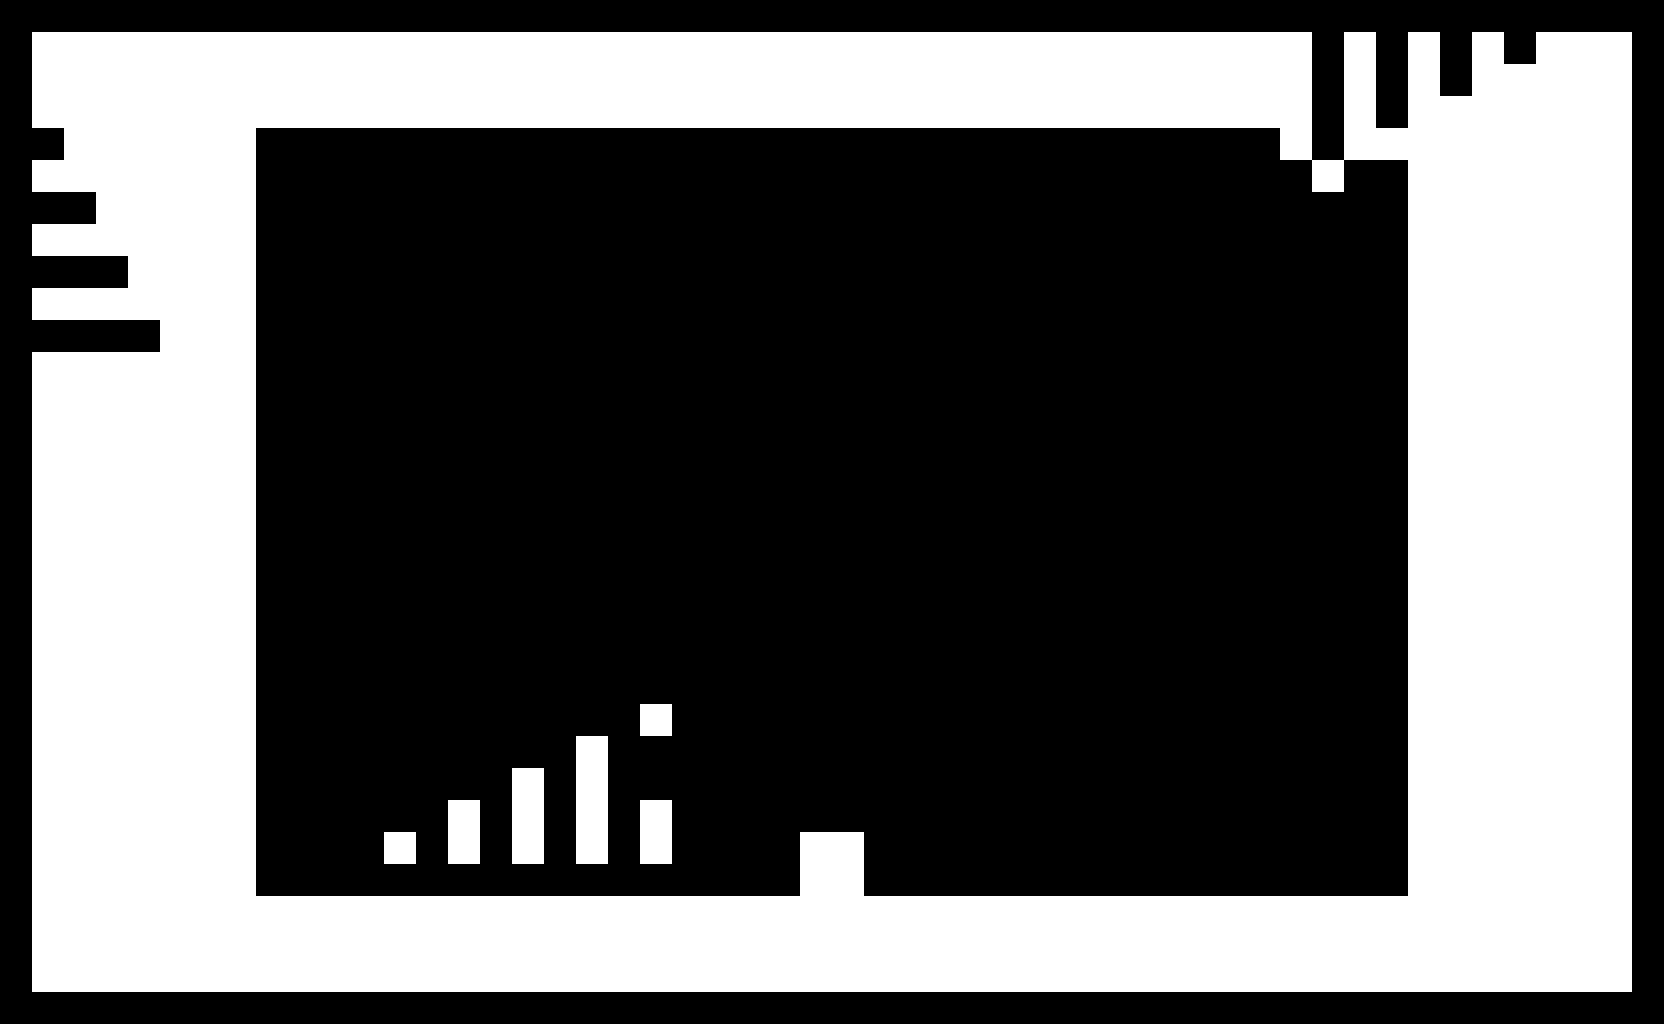

This game map was drawn from its Tiled (.tmx) file and the tilesets committed beside it. A one-line description and the full map source follow:
An orthogonal 52x32 tile map with 32x32 px tiles, 1 tile layer (Solid) and 8 objects (7x robot, hero).

<map version="1.8" tiledversion="1.8.5" orientation="orthogonal" renderorder="right-down" width="52" height="32" tilewidth="32" tileheight="32" infinite="0" nextlayerid="3" nextobjectid="13">
 <tileset firstgid="1" name="generic_platformer_tiles" tilewidth="32" tileheight="32" tilecount="24" columns="6">
  <image source="tiles.png" trans="ff00ff" width="192" height="128" />
 </tileset>
 <layer id="1" name="Solid" width="52" height="32">
  <properties>
   <property name="collidable" type="bool" value="true" />
  </properties>
  <data encoding="csv">
0,0,0,0,0,0,0,0,0,0,0,0,0,0,0,0,0,0,0,0,0,0,0,0,0,0,0,0,0,0,0,0,0,0,0,0,0,0,0,0,0,0,0,0,0,0,0,0,0,0,0,0,
0,7,7,7,7,7,7,7,7,7,7,7,7,7,7,7,7,7,7,7,7,7,7,7,7,7,7,7,7,7,7,7,7,7,7,7,7,7,7,7,7,0,7,0,7,0,7,0,7,7,7,0,
0,7,7,7,7,7,7,7,7,7,7,7,7,7,7,7,7,7,7,7,7,7,7,7,7,7,7,7,7,7,7,7,7,7,7,7,7,7,7,7,7,0,7,0,7,0,7,2,2,2,2,0,
0,7,7,7,7,7,7,7,7,7,7,7,7,7,7,7,7,7,7,7,7,7,7,7,7,7,7,7,7,7,7,7,7,7,7,7,7,7,7,7,7,0,7,0,7,7,7,7,7,7,7,0,
0,0,7,7,7,7,7,7,0,0,0,0,0,0,0,0,0,0,0,0,0,0,0,0,0,0,0,0,0,0,0,0,0,0,0,0,0,0,0,0,7,0,7,7,7,7,7,7,2,2,2,0,
0,7,7,7,7,7,7,7,0,0,0,0,0,0,0,0,0,0,0,0,0,0,0,0,0,0,0,0,0,0,0,0,0,0,0,0,0,0,0,0,0,7,0,0,7,7,7,7,7,7,7,0,
0,0,0,7,7,7,7,7,0,0,0,0,0,0,0,0,0,0,0,0,0,0,0,0,0,0,0,0,0,0,0,0,0,0,0,0,0,0,0,0,0,0,0,0,7,7,7,7,7,2,2,0,
0,7,7,7,7,7,7,7,0,0,0,0,0,0,0,0,0,0,0,0,0,0,0,0,0,0,0,0,0,0,0,0,0,0,0,0,0,0,0,0,0,0,0,0,7,7,7,7,7,7,7,0,
0,0,0,0,7,7,7,7,0,0,0,0,0,0,0,0,0,0,0,0,0,0,0,0,0,0,0,0,0,0,0,0,0,0,0,0,0,0,0,0,0,0,0,0,7,7,7,7,7,7,2,0,
0,7,7,7,7,7,7,7,0,0,0,0,0,0,0,0,0,0,0,0,0,0,0,0,0,0,0,0,0,0,0,0,0,0,0,0,0,0,0,0,0,0,0,0,7,7,7,7,7,7,7,0,
0,0,0,0,0,7,7,7,0,0,0,0,0,0,0,0,0,0,0,0,0,0,0,0,0,0,0,0,0,0,0,0,0,0,0,0,0,0,0,0,0,0,0,0,7,7,7,7,7,7,7,0,
0,7,7,7,7,7,7,7,0,0,0,0,0,0,0,0,0,0,0,0,0,0,0,0,0,0,0,0,0,0,0,0,0,0,0,0,0,0,0,0,0,0,0,0,7,7,7,7,7,7,7,0,
0,7,7,7,7,7,7,7,0,0,0,0,0,0,0,0,0,0,0,0,0,0,0,0,0,0,0,0,0,0,0,0,0,0,0,0,0,0,0,0,0,0,0,0,7,7,7,7,7,7,7,0,
0,7,7,7,7,7,7,7,0,0,0,0,0,0,0,0,0,0,0,0,0,0,0,0,0,0,0,0,0,0,0,0,0,0,0,0,0,0,0,0,0,0,0,0,7,7,7,7,7,7,7,0,
0,7,7,7,7,7,7,7,0,0,0,0,0,0,0,0,0,0,0,0,0,0,0,0,0,0,0,0,0,0,0,0,0,0,0,0,0,0,0,0,0,0,0,0,7,7,7,7,7,7,7,0,
0,7,7,7,7,7,7,7,0,0,0,0,0,0,0,0,0,0,0,0,0,0,0,0,0,0,0,0,0,0,0,0,0,0,0,0,0,0,0,0,0,0,0,0,7,7,7,7,7,7,7,0,
0,7,7,7,7,7,7,7,0,0,0,0,0,0,0,0,0,0,0,0,0,0,0,0,0,0,0,0,0,0,0,0,0,0,0,0,0,0,0,0,0,0,0,0,7,7,7,7,7,7,7,0,
0,7,7,7,7,7,7,7,0,0,0,0,0,0,0,0,0,0,0,0,0,0,0,0,0,0,0,0,0,0,0,0,0,0,0,0,0,0,0,0,0,0,0,0,7,7,7,7,7,7,7,0,
0,7,7,7,7,7,7,7,0,0,0,0,0,0,0,0,0,0,0,0,0,0,0,0,0,0,0,0,0,0,0,0,0,0,0,0,0,0,0,0,0,0,0,0,7,7,7,7,7,7,7,0,
0,7,7,7,7,7,7,7,0,0,0,0,0,0,0,0,0,0,0,0,0,0,0,0,0,0,0,0,0,0,0,0,0,0,0,0,0,0,0,0,0,0,0,0,7,7,7,7,7,7,7,0,
0,7,7,7,7,7,7,7,0,0,0,0,0,0,0,0,0,0,0,0,0,0,0,0,0,0,0,0,0,0,0,0,0,0,0,0,0,0,0,0,0,0,0,0,7,7,7,7,7,7,7,0,
0,7,7,7,7,7,7,7,0,0,0,0,0,0,0,0,0,0,0,0,0,0,0,0,0,0,0,0,0,0,0,0,0,0,0,0,0,0,0,0,0,0,0,0,7,7,7,7,7,7,7,0,
0,7,7,7,7,7,7,7,0,0,0,0,0,0,0,0,0,0,0,0,7,0,0,0,0,0,0,0,0,0,0,0,0,0,0,0,0,0,0,0,0,0,0,0,7,7,7,7,7,7,7,0,
0,7,7,7,7,7,7,7,0,0,0,0,0,0,0,0,0,0,7,0,0,0,0,0,0,0,0,0,0,0,0,0,0,0,0,0,0,0,0,0,0,0,0,0,7,7,7,7,7,7,7,0,
0,7,7,7,7,7,7,7,0,0,0,0,0,0,0,0,7,0,7,0,0,0,0,0,0,0,0,0,0,0,0,0,0,0,0,0,0,0,0,0,0,0,0,0,7,7,7,7,7,7,7,0,
0,7,7,7,7,7,7,7,0,0,0,0,0,0,7,0,7,0,7,0,7,0,0,0,0,0,0,0,0,0,0,0,0,0,0,0,0,0,0,0,0,0,0,0,7,7,7,7,7,7,7,0,
0,7,7,7,7,7,7,7,0,0,0,0,7,0,7,0,7,0,7,0,7,0,0,0,0,7,7,0,0,0,0,0,0,0,0,0,0,0,0,0,0,0,0,0,7,7,7,7,7,7,7,0,
0,7,7,7,7,7,7,7,0,0,0,0,0,0,0,0,0,0,0,0,0,0,0,0,0,7,7,0,0,0,0,0,0,0,0,0,0,0,0,0,0,0,0,0,7,7,7,7,7,2,7,0,
0,7,7,7,7,7,7,7,7,7,7,7,7,7,7,7,7,7,7,7,7,7,7,7,7,7,7,7,7,7,7,7,7,7,7,7,7,7,7,7,7,7,7,7,7,7,7,2,7,2,7,0,
0,7,7,7,7,7,7,7,7,7,7,7,7,7,7,7,7,7,7,7,7,7,7,7,7,7,7,7,7,7,7,7,7,7,7,7,7,7,7,7,7,7,7,7,7,2,7,2,7,2,7,0,
0,7,7,7,7,7,7,7,7,7,7,7,7,7,7,7,7,7,7,7,7,7,7,7,7,7,7,7,7,7,7,7,7,7,7,7,7,7,7,7,7,7,7,2,7,2,7,7,7,7,7,0,
0,0,0,0,0,0,0,0,0,0,0,0,0,0,0,0,0,0,0,0,0,0,0,0,0,0,0,0,0,0,0,0,0,0,0,0,0,0,0,0,0,0,0,0,0,0,0,0,0,0,0,0
</data>
 </layer>
 <objectgroup id="2" name="Objects">
  <object id="1" name="Jump" type="robot" x="816" y="800" width="32" height="32">
   <properties>
    <property name="active" type="bool" value="false" />
    <property name="collidable" type="bool" value="true" />
    <property name="jumping" type="bool" value="false" />
   </properties>
  </object>
  <object id="4" name="Mini" type="hero" x="640" y="672" width="32" height="32">
   <properties>
    <property name="collidable" type="bool" value="true" />
    <property name="falling" type="bool" value="true" />
   </properties>
  </object>
  <object id="5" name="Exit" type="robot" x="256" y="864" width="32" height="32">
   <properties>
    <property name="active" type="bool" value="false" />
    <property name="collidable" type="bool" value="false" />
   </properties>
  </object>
  <object id="7" name="Jump" type="robot" x="512" y="736" width="32" height="32">
   <properties>
    <property name="active" type="bool" value="false" />
    <property name="collidable" type="bool" value="true" />
    <property name="jumping" type="bool" value="false" />
   </properties>
  </object>
  <object id="8" name="Jump" type="robot" x="576" y="704" width="32" height="32">
   <properties>
    <property name="active" type="bool" value="false" />
    <property name="collidable" type="bool" value="true" />
    <property name="jumping" type="bool" value="false" />
   </properties>
  </object>
  <object id="9" name="High_Jump" type="robot" x="608" y="864" width="32" height="32">
   <properties>
    <property name="active" type="bool" value="false" />
    <property name="collidable" type="bool" value="true" />
    <property name="jumping" type="bool" value="false" />
   </properties>
  </object>
  <object id="10" name="Jump" type="robot" x="544" y="864" width="32" height="32">
   <properties>
    <property name="active" type="bool" value="false" />
    <property name="collidable" type="bool" value="true" />
    <property name="jumping" type="bool" value="false" />
   </properties>
  </object>
  <object id="11" name="Jump" type="robot" x="480" y="864" width="32" height="32">
   <properties>
    <property name="active" type="bool" value="false" />
    <property name="collidable" type="bool" value="true" />
    <property name="jumping" type="bool" value="false" />
   </properties>
  </object>
 </objectgroup>
</map>
